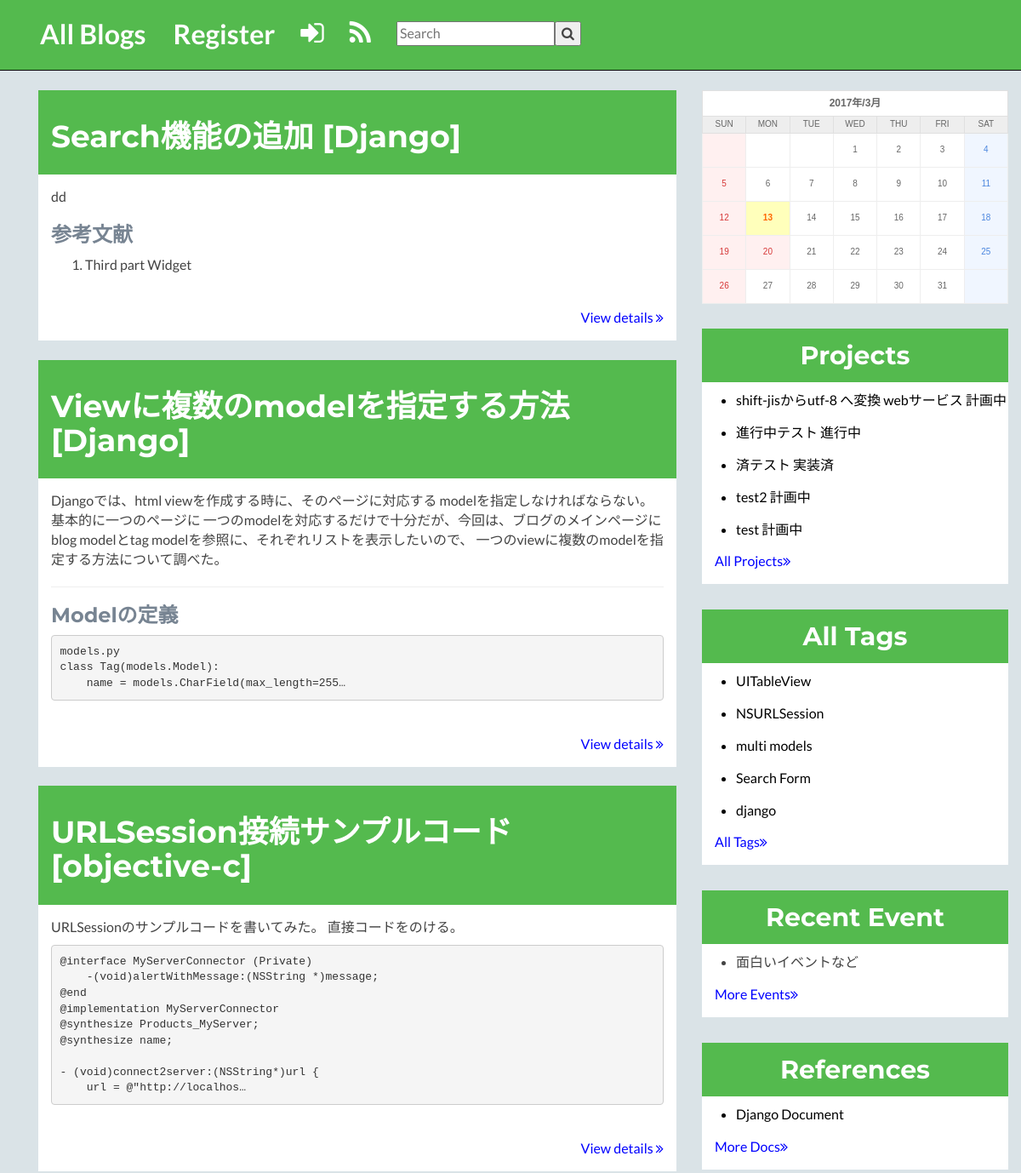
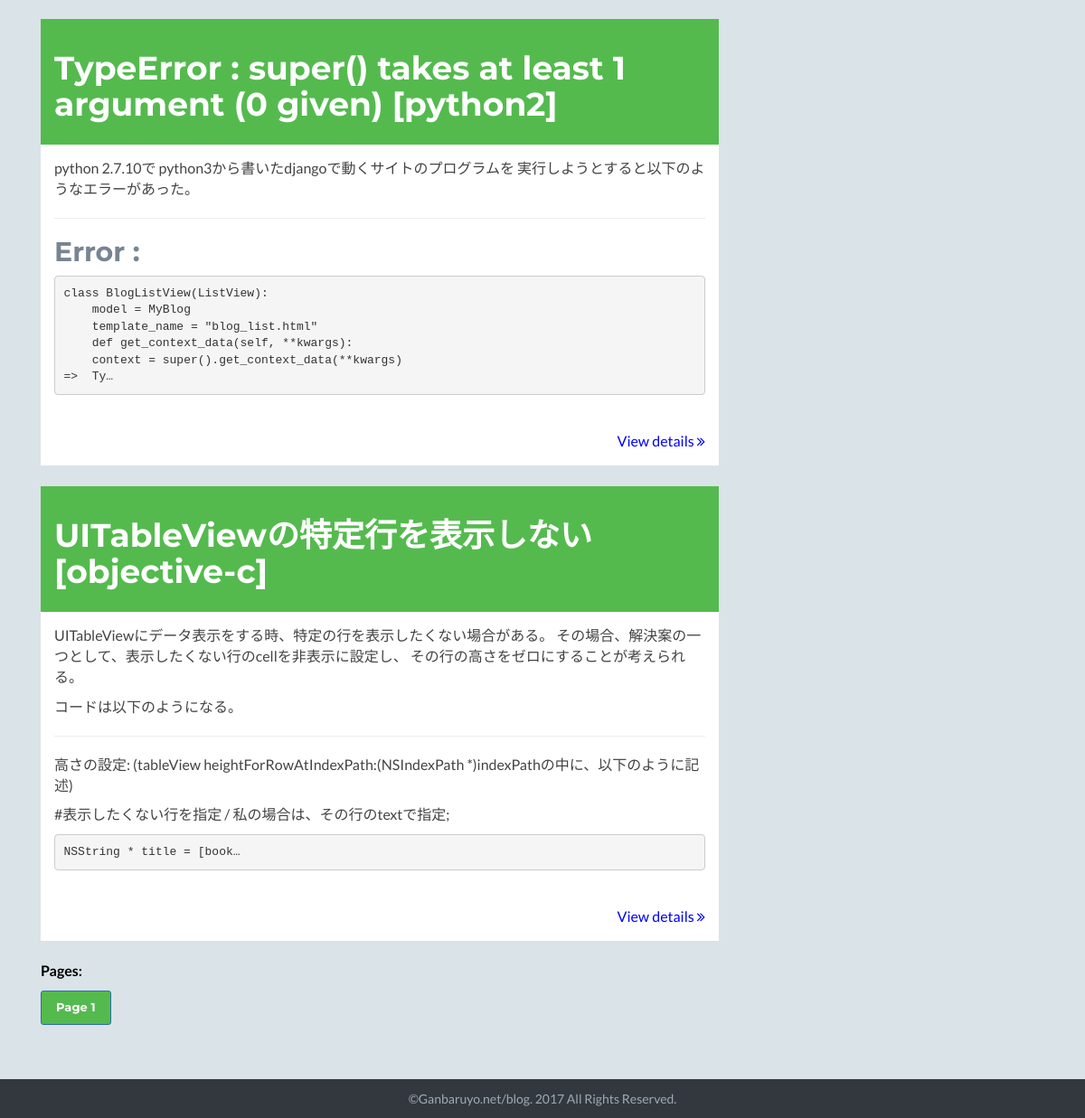
The page / on the database its author committed (2 pictures, top to bottom).
### myblog/models.py (models this page shows, shortened)
class MyBlog(models.Model):
    title = models.CharField(max_length=255)
    body = MarkdownxField()
    tags = models.ManyToManyField(Tag)
    author = models.ForeignKey(User, null=True)
    publishing_date = models.DateTimeField(auto_now_add=True)
    slug = models.SlugField()

class ToDo(models.Model):
    title = models.CharField(max_length=1000)
    description = MarkdownxField()
    slug = models.SlugField( default='')
    publishing_date = models.DateTimeField(auto_now_add=True)
    source_url = models.URLField(blank=True, null=True)
    status = models.IntegerField(choices=STATUS_CHOICES, default=1)
    progress = models.IntegerField(choices=PROGRESS_CHOICES, default=0)
    ref_title1 = models.CharField(max_length=255, default=' ', blank=True)
    ref_url1 = models.URLField(blank=True, null=True)
    ref_title2 = models.CharField(max_length=255, default=' ', blank=True)
    ref_url2 = models.URLField(blank=True, null=True)
    ref_title3 = models.CharField(max_length=255, default=' ', blank=True)
    ref_url3 = models.URLField(blank=True, null=True)
    ref_title4 = models.CharField(max_length=255, default=' ', blank=True)
    ref_url4 = models.URLField(blank=True, null=True)
    ref_title5 = models.CharField(max_length=255, default=' ', blank=True)
    ref_url5 = models.URLField(blank=True, null=True)

class Tag(models.Model):
    name = models.CharField(max_length=255)
    description = MarkdownxField()
    def __str__(self):
        return self.name

### myblog/views.py (the view)
# urls.py: url(r'^$', BlogListView.as_view(), name='blog_list'),
class BlogListView(ListView):
    model = MyBlog
    template_name = "blog_list.html"
    def get_context_data(self, **kwargs):
        context = super().get_context_data(**kwargs)
        context.update({
            'tags': Tag.objects.all(),
            'projects': ToDo.objects.all().order_by('-publishing_date'),
        })
        blog_list = MyBlog.objects.all().order_by('-publishing_date')
        page = int(self.request.GET.get('page')) -1 if self.request.GET.get('page') else None
        if page and page>0:
            context['object_list'] = blog_list[page*6-1: page*6+6]
        else:
            context['object_list'] = blog_list[0:6]
        pagination = list()
        for i in range(int(blog_list.count()/6)+1):
            pagination.append(i+1)
        context['pagination'] = pagination
        return context
    def get_queryset(self):
        return MyBlog.objects.order_by('publishing_date')

### templates/blog_list.html (shortened to what this page needs)
{% extends 'base.html' %}
{% load markdown_deux_tags %}
{% load staticfiles %}
{% block content %}
    <div class="container sections-wrapper">
        <div class="row">
            <div class="primary col-md-8 col-sm-12 col-xs-12">
                {% for blog in object_list %}
                    <table id="blog-table" style="pading: 10px; background: white; width: 100%; border-style: none;">
                        <tr><td style="background: #54ba4e;border-style: none;"><h1 style="color: white">{{ blog.title }}</h1></td></tr>
                        <tr><td style="border-style: none;">{{ blog.body|markdown:"STYLE"|safe|escape|truncatechars:300 }}</td></tr>
                        <tr><td align="right" style="pading: 10px;border-style: none;"><a role="button" href="{% url 'blog_details' slug=blog.slug %}" style="color: blue;">View details
                        <i class="fa fa-angle-double-right" aria-hidden="true"></i></a></td></tr>
                    </table>
                    <br>
                {% endfor %}
            </div>
            <div class="secondary col-md-4 col-sm-12 col-xs-12">
                <aside class="info aside section">
                    <div style="background: white; align = center; font-size: 16px" valign="middle">
                    </div>
                </aside>
                <aside class="info aside section">
                    <div style="background: white; align = center; font-size: 16px" valign="middle">
                            <h2 style="color: white; background: #54ba4e; padding: 15px; text-align: center;">Projects</h2>
                            <ul>
                            {% for project in projects %}
                            {% if project.status == 1 %}
                                <li style="color: black;"><a href="{% url 'todo_details' slug=project.slug %}">{{ project.title }} 計画中</a></li>
                            {% endif %}
                            {% if project.status == 2 %}
                                <li style="color: black;"><a href="{% url 'todo_details' slug=project.slug %}">{{ project.title }} 進行中</a></li>
                            {% endif %}
                            {% if project.status == 3 %}
                                <li style="color: black;"><a href="{% url 'todo_details' slug=project.slug %}">{{ project.title }} 実装済</a></li>
                            {% endif %}
                            {% endfor %}
                            </ul>
                            <p style="padding: 15px; align: right;"><a role="button" href="{% url 'todo_list'%}" style="color: blue;" style="align: right;">All Projects<i class="fa fa-angle-double-right" aria-hidden="true" style="color: blue;"></i></a></p>
                    </div>
                </aside>
                <aside class="info aside section">
                    <div style="background: white; align = center; font-size: 16px" valign="middle">
                            <h2 style="color: white; background: #54ba4e; padding: 15px; text-align: center;">All Tags</h2>
                            <ul>
                            {% for tag in tags %}
                                <li style="color: black;"><a href="#">{{ tag }}</a></li>
                            {% endfor %}
                            </ul>
                            <p style="padding: 15px; align: right;"><a role="button" href="{% url 'tag_list'%}" style="color: blue;" style="align: right;">All Tags<i class="fa fa-angle-double-right" aria-hidden="true" style="color: blue;"></i></a></p>
                    </div>
                </aside>
                <aside class="info aside section">
                    <div style="background: white; align = center; font-size: 16px" valign="middle">
                            <h2 style="color: white; background: #54ba4e; padding: 15px; text-align: center;">Recent Event</h2>
                            <ul><li>
                                面白いイベントなど
                            </li></ul>
                            <p style="padding: 15px; align: right;"><a role="button" href="#" style="color: blue;" style="align: right;">More Events<i class="fa fa-angle-double-right" aria-hidden="true" style="color: blue;"></i></a></p>
                    </div>
                </aside>
                <aside class="info aside section">
                    <div style="background: white; align = center; font-size: 16px" valign="middle">
                        <h2 style="color: white; background: #54ba4e; padding: 15px; text-align: center;">References</h2>
                        <ul>
                            <li style="color: black;"><a href="https://docs.djangoproject.com/en/1.10/">Django Document</a></li>
                        </ul>
                        <p style="padding: 15px; align: right;"><a role="button" href="#" style="color: blue;" style="align: right;">More Docs<i class="fa fa-angle-double-right" aria-hidden="true" style="color: blue;"></i></a></p>
                    </div>
                </aside>
            </div>
        </div>
        <div class="row1">
            <p><font style="color: black;"><b>Pages:</b></font></p>
            {% for item in pagination %}
            <a class="btn btn-sm btn-primary" href="?page={{ item }}"
             onmouseover="this.style.color='black';" onmouseout="this.style.color='white';" style="color:white; text-decoration: none; background: #54ba4e;"><font size="2" style="font-weight: bold; ">Page {{ item }}</font></a>
            {% endfor %}
        </div>
    </div>
{% endblock %}

### myblog/static/css/styles.css (style rules this page uses)
body { font-family: 'Lato', arial, sans-serif; color: #434343; background: #dae3e7; font-size: 16px; -webkit-font-smoothing: antialiased; -moz-osx-font-smoothing: grayscale; }
h1, h2, h3, h4, h5, h6 { font-family: 'Montserrat', sans-serif; font-weight: 700; color: #778492; }
a { color: #3aaa64; -webkit-transition: all 0.4s ease-in-out; -moz-transition: all 0.4s ease-in-out; -ms-transition: all 0.4s ease-in-out; -o-transition: all 0.4s ease-in-out; }
.btn, a.btn { -webkit-transition: all 0.4s ease-in-out; -moz-transition: all 0.4s ease-in-out; -ms-transition: all 0.4s ease-in-out; -o-transition: all 0.4s ease-in-out; font-family: 'Montserrat', arial, sans-serif; padding: 8px 16px; font-weight: bold; }
.sections-wrapper { padding-top: 60px; padding-bottom: 60px; }
.section { margin-bottom: 30px; }
.info .fa { margin-right: 15px; color: #ccd1d6; }
.info ul { margin-bottom: 0; }
.info li { margin-bottom: 15px; }
.info li:last-child { margin-bottom: 0; }
#projectDetailTable table, th, td { border: 1px solid black; border-collapse: collapse; }

### myblog/static/css/menu.css (style rules this page uses)
a { color: inherit; }
i.fa, i.fa-2x { line-height: 100%; }

### templates/blog_list.html (style rules this page uses)
th, td { padding: 15px; }

### rows shown on the page
MyBlog: title "Search機能の追加 [Django]", body "dd 参考文献 Third part Widget"
MyBlog: title "Viewに複数のmodelを指定する方法 [Django]", body "Djangoでは、html viewを作成する時に、そのページに対応する modelを指定しなければならない。 基本的に一つのページに 一つのmodelを対応するだけで十分だが、今回は、ブログのメインページに blog modelとtag modelを参照に、それぞれリストを表示したいので、 一つのviewに複数のmodelを指定する方法について調べた。 Modelの定義 models.py class Tag(models.Model): name = models.CharField(max_length=255…"
MyBlog: title "URLSession接続サンプルコード [objective-c]", body "URLSessionのサンプルコードを書いてみた。 直接コードをのける。 @interface MyServerConnector (Private) -(void)alertWithMessage:(NSString *)message; @end @implementation MyServerConnector @synthesize Products_MyServer; @synthesize name; - (void)connect2server:(NSString*)url { url = @\"http://localhos…"
MyBlog: title "TypeError : super() takes at least 1 argument (0 given) [python2]", body "python 2.7.10で python3から書いたdjangoで動くサイトのプログラムを 実行しようとすると以下のようなエラーがあった。 Error : class BlogListView(ListView): model = MyBlog template_name = \"blog_list.html\" def get_context_data(self, **kwargs): context = super().get_context_data(**kwargs) => Ty…"
MyBlog: title "UITableViewの特定行を表示しない [objective-c]", body "UITableViewにデータ表示をする時、特定の行を表示したくない場合がある。 その場合、解決案の一つとして、表示したくない行のcellを非表示に設定し、 その行の高さをゼロにすることが考えられる。 コードは以下のようになる。 高さの設定: (tableView heightForRowAtIndexPath:(NSIndexPath *)indexPathの中に、以下のように記述) #表示したくない行を指定 / 私の場合は、その行のtextで指定; NSString * title = [book…"
ToDo: title "shift-jisからutf-8 へ変換 webサービス"
ToDo: title "進行中テスト"
ToDo: title "済テスト"
ToDo: title "test2"
ToDo: title "test"
Tag: name "UITableView"
Tag: name "NSURLSession"
Tag: name "multi models"
Tag: name "Search Form"
Tag: name "django"

### other values the page prints
{{ item }} "1"
